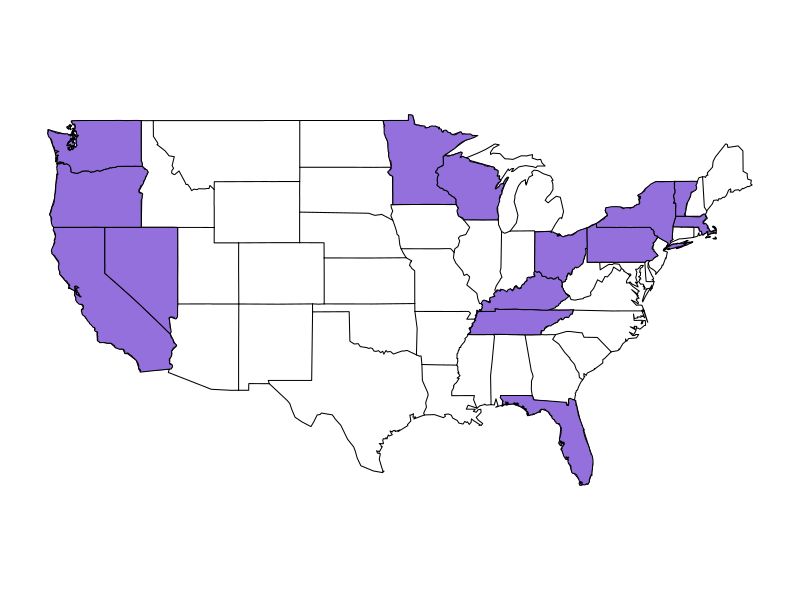

Reproduce this figure in R.
install.packages("maps")
library(maps)

## Read in the demographics file to get state inoformation here...



map(database = "state")
c=c("wisconsin", "pennsylvania","nevada","oregon","new york","Massachusetts","Ohio", "Washington",
    "minnesota", "Tennessee", "Kentucky", "Florida", "vermont", "california")

map(database = "state",
    regions = c,
    col = "mediumpurple",
    fill=T,
    add=TRUE)
save.image()

